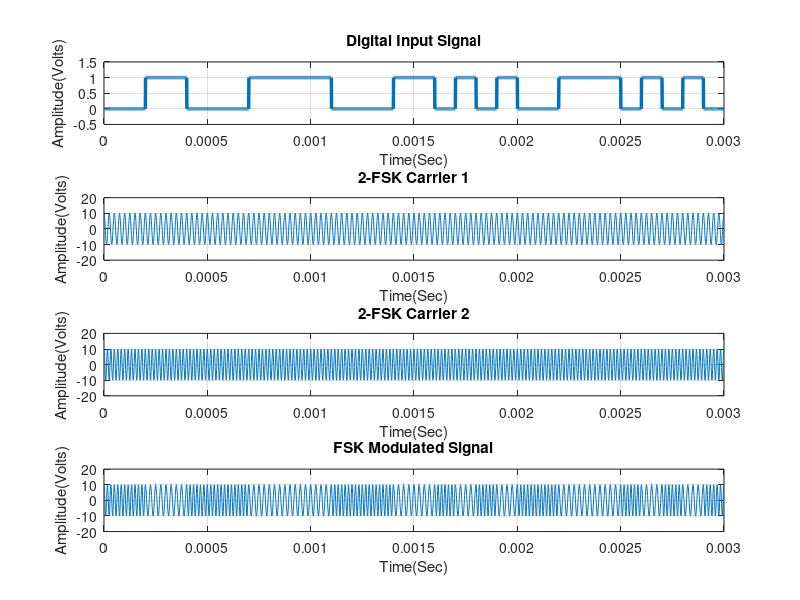

Source code (MATLAB):
% <<<<<<<<<<<<<<<<<<<< FSK Modulation and Demodulation >>>>>>>>>>>>>>>>>>>>

clc, clear all, close all;
% ******************* Digital/Binary input information ********************
  
% Binary information as stream of bits (binary signal 0 or 1)
x = randi(2, [1,30], 'int32') - 1; % auto generate the binary sequence
N = length(x);
Tb = 0.0001;   %Data rate = 1MHz i.e., bit period (second)
disp('Binary Input Information at Transmitter: ');
disp(x);

% ************* Represent input information as digital signal *************

% Tb: Thời gian truyền 1 bit
% nb: 1 bit được biểu diễn bởi nb signal (số mẫu lấy trong 1 chu kì truyền
% 1 bit)
% Tb/nb: thời gian truyền một signal

nb = 100;   % Digital signal per bit
digit = []; 
for n = 1:1:N
    if x(n) == 1;
       sig = ones(1,nb);
    else x(n) == 0;
        sig = zeros(1,nb);
    end
     digit = [digit sig];
end

t1 = Tb/nb : Tb/nb : nb*N*(Tb/nb);   % Time period
figure('Name','FSK Modulation','NumberTitle','off');
subplot(4,1,1);
plot(t1,digit,'LineWidth',2.5);
grid on;
axis([0 Tb*N -0.5 1.5]);
xlabel('Time(Sec)');
ylabel('Amplitude(Volts)');
title('Digital Input Signal');

% *************************** FSK Modulation *****************************
Ac = 10;      % Carrier amplitude for binary input
br = 1/Tb;    % Bit rate
Fc1 = br*4;      % Carrier phase for binary input '1'
Fc2 = br*6;     % Carrier phase for binary input '0' 

t2 = Tb/nb:Tb/nb:Tb;   % Signal time
mod = [];

for (i = 1:1:N)
    if (x(i) == 1)
        y = Ac*cos(2*pi*Fc1*t2);   % Modulation signal with carrier signal 1
    else
        y = Ac*cos(2*pi*Fc2*t2);   % Modulation signal with carrier signal 2
    end
    mod = [mod y];
end

t3 = Tb/nb:Tb/nb:Tb*N; % Time period

y1 = Ac*cos(2*pi*Fc1*t3); % carrier function 1
y2 = Ac*cos(2*pi*Fc2*t3); % carrier function 2

% plot carrier 1
subplot(4,1,2);
plot(t3,y1);
grid on;
ylim([-20,20]);
xlabel('Time(Sec)');
ylabel('Amplitude(Volts)');
title('2-FSK Carrier 1');

% plot carrier 2
subplot(4,1,3);
plot(t3,y2);
grid on;
ylim([-20,20]);
xlabel('Time(Sec)');
ylabel('Amplitude(Volts)');
title('2-FSK Carrier 2');

subplot(4,1,4);
plot(t3,mod);
grid on;
ylim([-20,20]);
xlabel('Time(Sec)');
ylabel('Amplitude(Volts)');
title('FSK Modulated Signal');

% ************************** End of the program ***************************